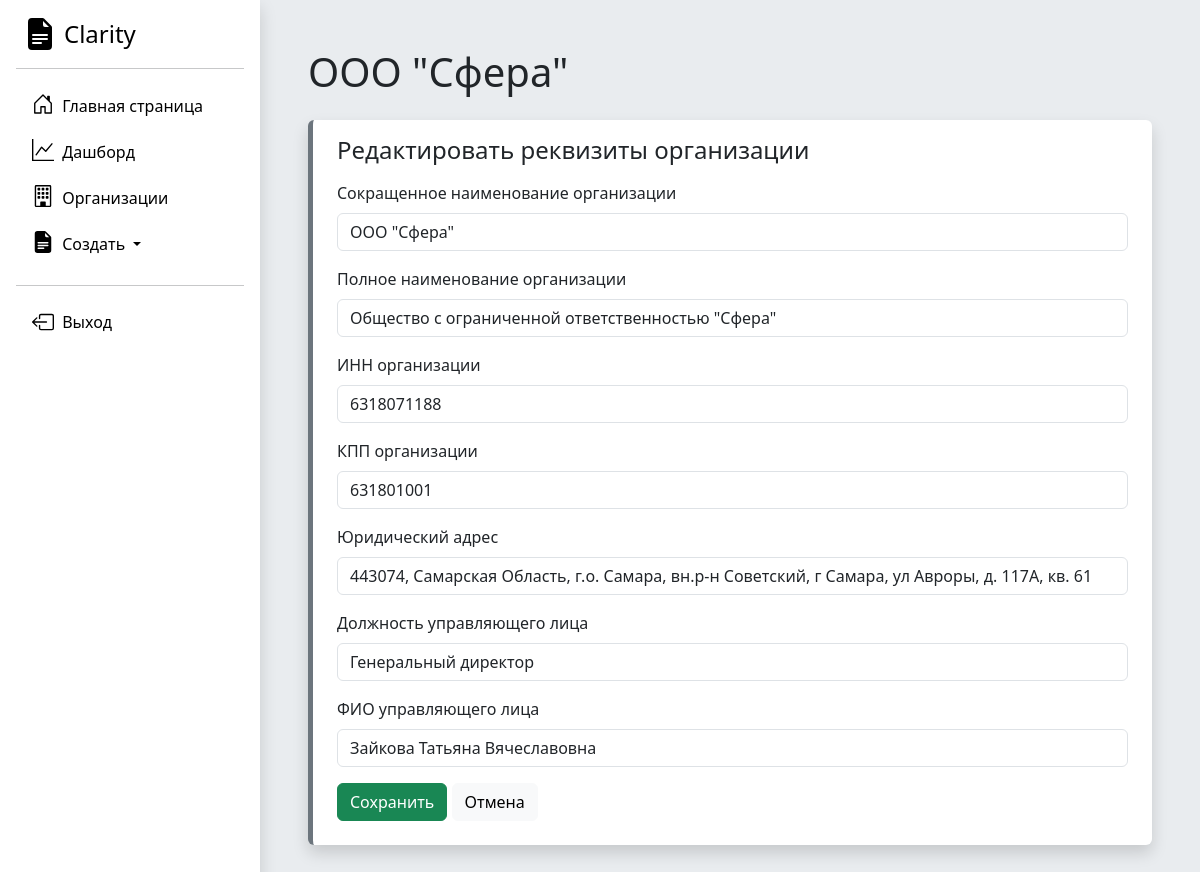
Screenshot of /organization/2/edit/ (signed in) with the database file from the repository.
### Accounting/models.py (models this page shows, shortened)
class Organization(models.Model):
    full_name = models.CharField('Полное наименование', max_length=250)
    short_name = models.CharField('Краткое наименование', max_length=250)
    inn = models.IntegerField('ИНН')
    kpp = models.IntegerField('КПП')
    ur_adres = models.TextField('Юридический адрес')
    management_full_name = models.CharField('Управляющее лицо', max_length=250)
    management_post = models.CharField('Должность управляющего лица', max_length=250)
    class Meta:
        verbose_name = "Юридическое лицо"
        verbose_name_plural = "Юридические лица"

### Accounting/views.py (the view, shortened to what this page needs)
# urls.py: path('organization/<int:pk>/edit/', views.organization_edit, name='organization-edit'),
@login_required
def organization_edit(request, pk):
    organization = Organization.objects.get(id=pk)
    error = ''
    form = OrganizationForm(instance=organization)
    context = {
        'form': form,
        'organization': organization,
        'error': error
    }
    return render(request, 'Accounting/organization-edit.html', context)

### DAM/templates/Accounting/organization-edit.html (shortened to what this page needs)
{% extends 'Accounting/base.html' %}
{% block content %}
<h1 class="mb-4">{{ organization.short_name }}</h1>
<div class="card shadow p-3 rounded border-top-0 border-end-0 border-bottom-0 border-5 border-secondary">
    <h4 class="ms-2">Редактировать реквизиты организации </h4>
  <div class="m-2">
<form method="post">
  <div class="mb-3">
  <label class="form-label">Сокращенное наименование организации</label>
{{ form.short_name }}
      </div>
        <div class="mb-3">
  <label class="form-label">Полное наименование организации</label>
{{ form.full_name }}
      </div>
    <div class="mb-3">
  <label class="form-label">ИНН организации</label>
 {{ form.inn }}
      </div>
            <div class="mb-3">
  <label class="form-label">КПП организации</label>
 {{ form.kpp }}
      </div>
            <div class="mb-3">
  <label class="form-label">Юридический адрес</label>
 {{ form.ur_adres }}
      </div>
        <div class="mb-3">
         <label class="form-label">Должность управляющего лица</label>
 {{ form.management_post }}
      </div>
        <div class="mb-3">
     <label class="form-label">ФИО управляющего лица</label>
 {{ form.management_full_name }}
      </div>
  <div class="d-grid gap-2 d-md-block">
      <button type="submit"  class="btn btn-success" type="button">Сохранить</button>
  <a class="btn btn-light" href="/organization/{{ organization.id }}">Отмена</a>
</div>
</form>
</div>
</div>
{% endblock %}

### rows the page displays
Organization: short_name "ООО \"Сфера\"", full_name "Общество с ограниченной ответственностью \"Сфера\"", inn "6318071188", kpp "631801001", ur_adres "443074, Самарская Область, г.о. Самара, вн.р-н Советский, г Самара, ул Авроры, д. 117А, кв. 61", management_post "Генеральный директор", management_full_name "Зайкова Татьяна Вячеславовна"
